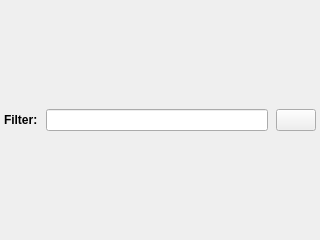
<?xml version="1.0" encoding="UTF-8"?>
<ui version="4.0">
 <class>PhysiomeModelRepositoryWindowWindow</class>
 <widget class="QDockWidget" name="PhysiomeModelRepositoryWindowWindow">
  <property name="geometry">
   <rect>
    <x>0</x>
    <y>0</y>
    <width>320</width>
    <height>240</height>
   </rect>
  </property>
  <property name="windowTitle">
   <string>Physiome Model Repository</string>
  </property>
  <widget class="QWidget" name="dockWidgetContents">
   <layout class="QVBoxLayout" name="layout">
    <property name="margin">
     <number>0</number>
    </property>
    <property name="spacing">
     <number>0</number>
    </property>
    <item>
     <layout class="QHBoxLayout" name="subLayout">
      <property name="margin">
       <number>4</number>
      </property>
      <property name="spacing">
       <number>8</number>
      </property>
      <item>
       <widget class="QLabel" name="filterLabel">
        <property name="font">
         <font>
          <weight>75</weight>
          <bold>true</bold>
         </font>
        </property>
        <property name="text">
         <string>Filter:</string>
        </property>
       </widget>
      </item>
      <item>
       <widget class="QLineEdit" name="filterValue"/>
      </item>
      <item>
       <widget class="QPushButton" name="refreshButton">
        <property name="toolTip">
         <string>Refresh</string>
        </property>
        <property name="statusTip">
         <string>Refresh the list of exposures</string>
        </property>
        <property name="text">
         <string/>
        </property>
        <property name="icon">
         <iconset resource="../res/PhysiomeModelRepositoryWindow.qrc">
          <normaloff>:/oxygen/actions/view-refresh.png</normaloff>:/oxygen/actions/view-refresh.png</iconset>
        </property>
        <property name="iconSize">
         <size>
          <width>16</width>
          <height>16</height>
         </size>
        </property>
       </widget>
      </item>
     </layout>
    </item>
   </layout>
  </widget>
 </widget>
 <resources>
  <include location="../res/PhysiomeModelRepositoryWindow.qrc"/>
 </resources>
 <connections/>
</ui>
